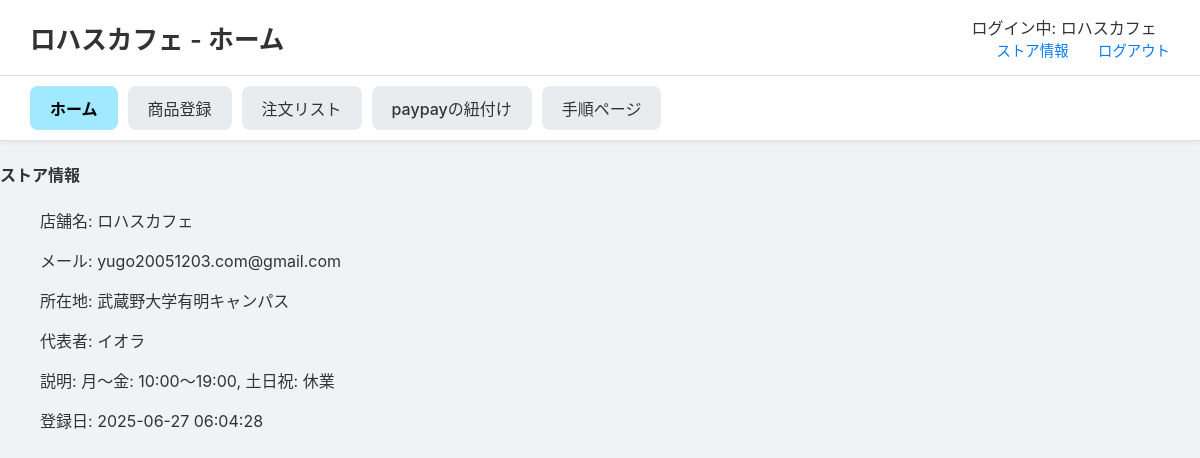
The app's page /stores/store_info (signed in), older data.
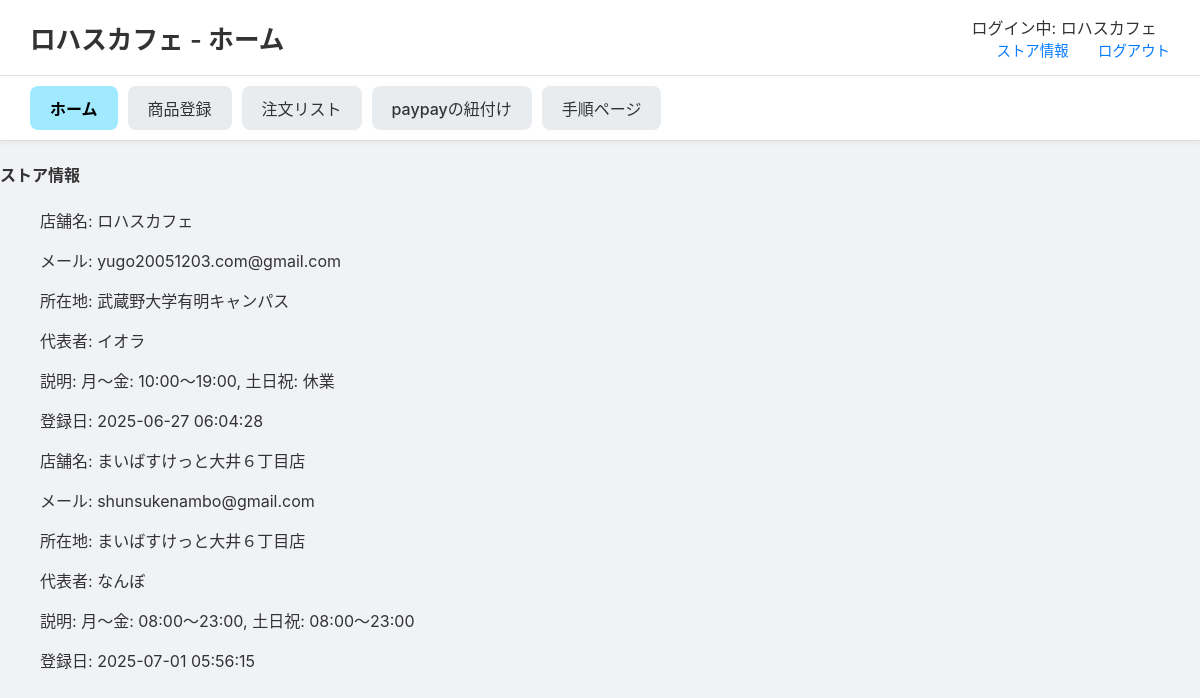
The same page, newer data.
### tables this page shows
CREATE TABLE store (
    store_id INTEGER PRIMARY KEY AUTOINCREMENT,
    store_name TEXT NOT NULL,
    email TEXT UNIQUE NOT NULL,
    password TEXT NOT NULL,
    location TEXT,
    representative TEXT,
    description TEXT,
    created_at TIMESTAMP DEFAULT CURRENT_TIMESTAMP  -- created_atに名前統一
);

### routes/stores_detail/stores_detail.py (the view)
@stores_detail_bp.route('/store_info')
def store_info():
    if 'store_id' not in session:
        flash("ログインしてください")
        return redirect(url_for('store.store_login'))
    store_name = session.get('store_name', 'ゲスト')
    conn = sqlite3.connect('app.db')
    conn.row_factory = sqlite3.Row  # dictのようにアクセスできる
    cur = conn.cursor()
    cur.execute("SELECT store_name, email, location, representative, description, created_at FROM store")
    stores = cur.fetchall()
    conn.close()
    return render_template('stores_detail/store_info.html', store_name=store_name, stores=stores)

### templates/stores_detail/store_info.html (shortened to what this page needs)
<!DOCTYPE html>
<html lang="ja">
<head>
    <link rel="stylesheet" href="{{ url_for('static', filename='css/stores_detail.css') }}">
</head>
<body>
        <header class="site-header">
            <h1>{{ store_name }} - ホーム</h1>
            <div class="header-links">
                <div class="store-name">ログイン中: {{ store_name if store_name else 'ゲスト' }}</div>
                <a href="{{ url_for('stores_detail.store_info') }}">ストア情報</a>
                <a href="{{ url_for('general.explamation') }}">ログアウト</a>
            </div>
        </header>
    <nav class="main-nav">
        <ul>
            <li><a href="{{ url_for('stores_detail.store_home') }}" class="active">ホーム</a></li>
            <li><a href="{{ url_for('stores_detail.menu_registration') }}">商品登録</a></li>
            <li><a href="{{ url_for('stores_detail.order_list') }}">注文リスト</a></li>
            <li><a href="{{ url_for('stores_detail.paypay_linking') }}">paypayの紐付け</a></li>
            <li><a href="{{ url_for('stores_detail.procedure') }}">手順ページ</a></li>
        </ul>
    </nav>
<main>
    <h4>ストア情報</h4>
    <ul>
        {% if stores %}
            {% for store in stores %}
                    <p>店舗名: {{ store.store_name }}</p>
                    <p>メール: {{ store.email }}</p>
                    <p>所在地: {{ store.location }}</p>
                    <p>代表者: {{ store.representative }}</p>
                    <p>説明: {{ store.description }}</p>
                    <p>登録日: {{ store.created_at }}</p>
            {% endfor %}
        {% else %}
            <li>ストア情報がありません。</li>
        {% endif %}
    </ul>
</main>
</body>
</html>

### static/css/stores_detail.css (style rules this page uses)
body { font-family: -apple-system, BlinkMacSystemFont, "Segoe UI", Roboto, "Hiragino Sans", "Noto Sans CJK JP", "Yu Gothic", sans-serif; margin: 0; background-color: #f0f2f5; color: #333; }
.site-header { display: flex; justify-content: space-between; align-items: center; padding: 15px 30px; background-color: #ffffff; border-bottom: 1px solid #e0e0e0; }
.site-header h1 { font-size: 1.6em; margin: 0; font-weight: 600; }
.header-links a { margin-left: 25px; text-decoration: none; color: #007bff; font-size: 0.9em; font-weight: 500; }
.main-nav { background-color: #ffffff; padding: 10px 30px; border-bottom: 1px solid #e0e0e0; box-shadow: 0 2px 4px rgba(0,0,0,0.05); }
.main-nav ul { display: flex; list-style: none; margin: 0; padding: 0; gap: 10px; }
.main-nav a { display: block; padding: 10px 20px; text-decoration: none; color: #333; background-color: #e9ecef; border-radius: 8px; font-weight: 500; transition: background-color 0.2s; }
.main-nav a.active { background-color: #a0e9ff; color: #000; font-weight: bold; }

Row changes from the older to the newer data that the page shows:
added store: store_name "まいばすけっと大井６丁目店", email "shunsukenambo@gmail.com", location "まいばすけっと大井６丁目店", representative "なんぼ", description "月〜金: 08:00〜23:00, 土日祝: 08:00〜23:00", created_at "2025-07-01 05:56:15"
